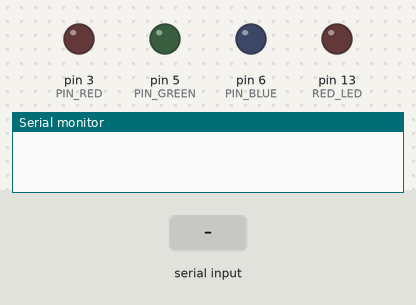
Bench run of a sketch on a simulated Arduino Uno, built with avr-gcc and run on an emulated ATmega328P. Shown: output pins drawn as LEDs (lit = HIGH), the last lines printed to the serial monitor. The inputs (shaded band) are chosen by the test bench.

Above: at 1.2 s.
1.3 s: ")" received over the second serial link
At 2.4 s:
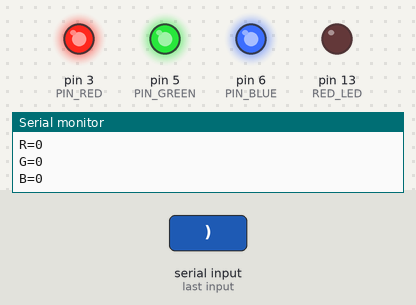
Timing chart, 0 to 4.3 s (numbered marks = the images above; inputs shaded):
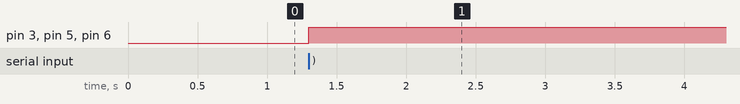

Measured:
- after the input at 1.3 s, pin 3 (PIN_RED), pin 5 (PIN_GREEN), pin 6 (PIN_BLUE): LOW → HIGH at once

The sketch:

RGB_S.ino
```cpp
#include <SoftwareSerial.h>
SoftwareSerial BT(0,1); //Define PIN11 & PIN12 as RX and TX pins

//RGB LED Pins
int PIN_RED = 3;
int PIN_GREEN = 5;
int PIN_BLUE = 6;
//RED LED at Pin 13
int RED_LED = 13;
String RGB = ""; //store RGB code from BT
String RGB_Previous = "255.255.255)"; //preserve previous RGB color for LED switch on/off, default White
String ON = "ON"; //Check if ON command is received
String OFF = "OFF"; //Check if OFF command is received
boolean RGB_Completed = false;

void setup() {
  Serial.begin(9600); //Arduino serial port baud rate：9600
  BT.begin(9600);//My HC-05 module default baud rate is 9600
  RGB.reserve(30);

  pinMode(RED_LED, OUTPUT);
  //Set pin13 as output for LED,
  // this LED is on Arduino mini pro, not the RGB LED
}

void loop() {
  // put your main code here, to run repeatedly:

  //Read each character from Serial Port(Bluetooth)
  while(BT.available()){
    char ReadChar = (char)BT.read();

    // Right parentheses ) indicates complet of the string
    if(ReadChar == ')'){
      RGB_Completed = true;
    }else{
       RGB += ReadChar;
    }
  }

  //When a command code is received completely with ')' ending character
  if(RGB_Completed){
   //Print out debug info at Serial output window
      Serial.print("RGB:");
      Serial.print(RGB);
      Serial.print("     PreRGB:");
      Serial.println(RGB_Previous);

      if(RGB==ON){
          digitalWrite(13,HIGH);
          RGB = RGB_Previous; //We only receive 'ON', so get previous RGB color back to turn LED on
          Light_RGB_LED();

      }else if(RGB==OFF){
          digitalWrite(13,LOW);
          RGB = "0.0.0)"; //Send OFF string to turn light off
          Light_RGB_LED();
      }else{
          //Turn the color according the color code from Bluetooth Serial Port
          Light_RGB_LED();
          RGB_Previous = RGB;
      }
      //Reset RGB String

      RGB = "";
      RGB_Completed = false;


  } //end if of check if RGB completed

} // end of loop

void Light_RGB_LED(){

  int SP1 = RGB.indexOf('.');
  int SP2 = RGB.indexOf('.', SP1+1);
  int SP3 = RGB.indexOf('.', SP2+1);
  String R = RGB.substring(0, SP1);
  String G = RGB.substring(SP1+1, SP2);
  String B = RGB.substring(SP2+1, SP3);

  //Print out debug info at Serial output window
  Serial.print("R=");
  Serial.println( constrain(R.toInt(),0,255));
  Serial.print("G=");
  Serial.println(constrain(G.toInt(),0,255));
  Serial.print("B=");
  Serial.println( constrain(B.toInt(),0,255));
  //Light up the LED with color code

//**2014-09-21
//Because these RGB LED are common anode (Common positive)
//So we need to take 255 to minus R,G,B value to get correct RGB color code
  analogWrite(PIN_RED,  (255-R.toInt()));
  analogWrite(PIN_GREEN, (255-G.toInt()));
  analogWrite(PIN_BLUE,  (255-B.toInt()));

}
```
